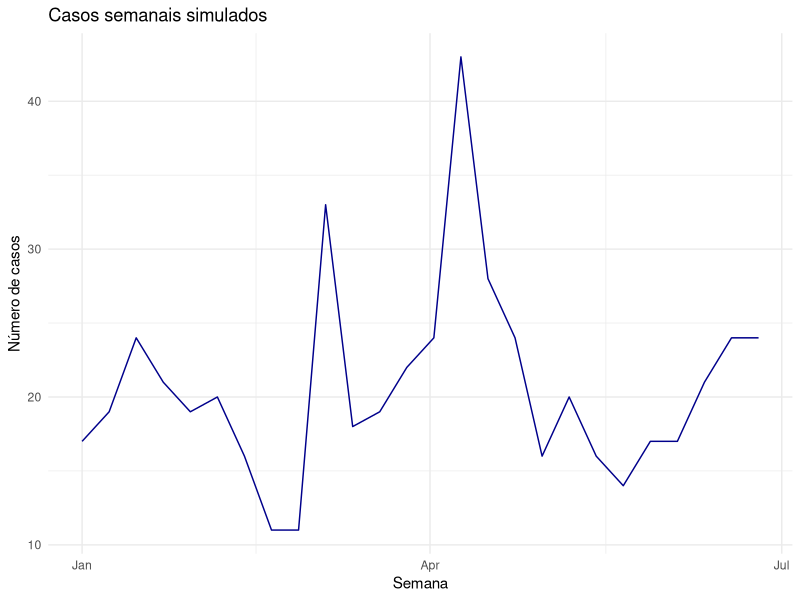

Write the R code that produced this figure.
# DESAFIO 03 – DETECÇÃO DE SURTOS

# Objetivo: A partir de uma base simulada com dados semanais de um município,
# vamos identificar possíveis surtos por meio de:
# - Cálculo da média móvel de casos
# - Estimativa simplificada do número efetivo de reprodução (Rt)
# - Visualização dos resultados com gráficos
#
# Este desafio se baseia nos conteúdos abordados nas aulas 10 (séries temporais)
# e 11 (modelagem de epidemias).

# =============================================================
# 1. Carregando pacotes necessários
# =============================================================

library(tidyverse)     # Manipulação de dados e visualizações
library(lubridate)     # Manipulação de datas
library(zoo)           # Cálculo de médias móveis

# =============================================================
# 2. Simulando base semanal de casos
# =============================================================

set.seed(123)
data_semanal <- seq.Date(from = as.Date("2023-01-01"), to = as.Date("2023-06-30"), by = "week")
n <- length(data_semanal)

# Criando padrão com tendência + ruído aleatório + surtos
casos <- 15 +
  0.3 * seq_len(n) +                         # tendência crescente
  5 * sin(2 * pi * seq_len(n)/12) +         # variação cíclica
  rnorm(n, mean = 0, sd = 2)                # ruído

# Adicionando surtos artificiais
casos[c(10, 15)] <- casos[c(10, 15)] + 20

infectados <- round(casos * runif(n, 0.5, 0.8))  # proporção de infectados

serie <- tibble(
  semana = data_semanal,
  casos = round(casos),
  infectados = infectados
)

# Visualização inicial da série
serie %>%
  ggplot(aes(x = semana, y = casos)) +
  geom_line(color = "darkblue") +
  labs(title = "Casos semanais simulados", x = "Semana", y = "Número de casos") +
  theme_minimal()

# =============================================================
# 3. Calcule a média móvel de 3 semanas
# =============================================================

# Use a função rollmean para calcular a média móvel dos casos
# Crie uma nova coluna chamada "media_movel" dentro do objeto "serie"

# Em seguida, crie um gráfico com:
# - Linha cinza para os casos
# - Linha vermelha para a média móvel de 3 semanas

# =============================================================
# 4. Estime o Rt semanal de forma simplificada
# =============================================================

# Crie uma nova coluna chamada "casos_passado" com o número de casos da semana anterior
# Calcule o Rt como a razão entre "casos" e "casos_passado" (casos / lag(casos))
# Armazene esse resultado na coluna "rt_estimado"

# Faça um gráfico com:
# - Linha azul para o Rt
# - Linha vermelha pontilhada em y = 1 como referência

# =============================================================
# 5. Conclusão
# =============================================================

# Interprete os gráficos:
# - Quando há indícios de surtos?
# - Quando o Rt ficou acima de 1?
# - A média móvel ajuda a entender melhor os padrões?
